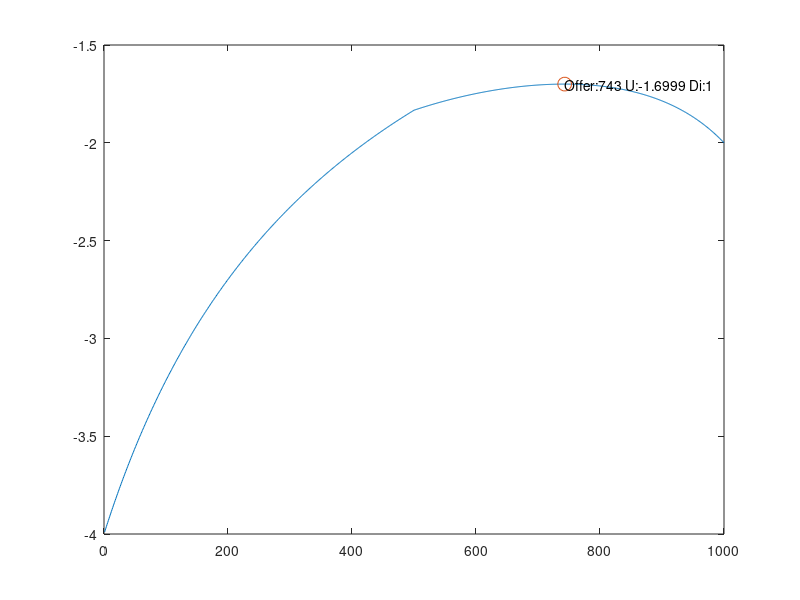

Recreate this plot in MATLAB.
%% TEST SCRIPT

clear all
clc
close all

pie_size=1000;
d_s=0.5;
for offer =1:1000
d_i = 1;
i_w = 1 + 0.5 *d_i;
i_f = 1 - 0.5 * d_i;
s_w = offer / 1000;
s_f = 1 - (abs(0.5 * pie_size - offer) / (0.5 * pie_size));
u(offer) = ((-(i_w)/(s_w + d_s ))-((i_f)/(s_f + d_s )));
end

plot(u)
[M,I]=max(u)
hold on; % hold the plot for other curves
plot(I,M,'o','MarkerSize',10);
text(I,M,strcat('Offer:',num2str(I),' U:',num2str(M),' Di:',num2str(d_i)))



